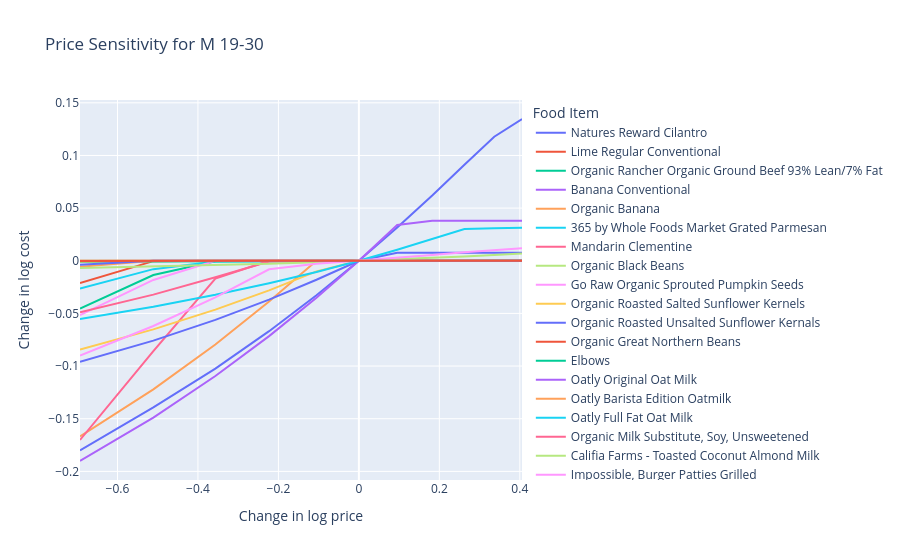

Notebook code for this chart:
### Markdown cell above
#### Case 1: General Price Changes
As prices change, we should expect the minimum cost diet to also change. The code below creates a graph that changes prices away from the `base’ case one food at a time, and plots changes in total diet cost.

**Code would take about a minute to compute. Code is adopted from lecture notebooks.**

### Code cell
scale = [.5,.6,.7,.8,.9,1.,1.1,1.2,1.3,1.4,1.5]

cost0 = solve_subsistence_problem(FoodNutrients,Prices,diet_min[group],diet_max[group],tol=tol).fun

Price_response={}
for s in scale:
    cost = {}
    for i,p in enumerate(Prices):
        my_p = Prices.copy()
        my_p.iloc[i] = p*s
        result = solve_subsistence_problem(FoodNutrients,my_p,diet_min[group],diet_max[group],tol=tol)
        cost[Prices.index[i]] = np.log(result.fun/cost0)
    Price_response[np.log(s)] = cost

Price_response = pd.DataFrame(Price_response).T
# This would not be ideal since we have ~180 Food Items
#Price_response.plot(labels=dict(index='change in log price',value='change in log cost'))

# This would only show the Food Items that featured in the solution
is_changing = (Price_response.abs().max() > 0)
filtered_response = Price_response.loc[:, is_changing]
filtered_response.plot(
    labels=dict(index='Change in log price', value='Change in log cost', variable='Food Item'),
    title=f"Price Sensitivity for {group}"
)

### Figure 1 — Plotly figure (JSON) as saved in the notebook; plotly's stock layout.template omitted (floating-point values rounded to 4 significant figures)
{"data": [{"hovertemplate": "Food Item=Natures Reward Cilantro<br>Change in log price=%{x}<br>Change in log cost=%{y}<extra></extra>", "legendgroup": "Natures Reward Cilantro", "line": {"color": "#636efa", "dash": "solid"}, "marker": {"symbol": "circle"}, "mode": "lines", "name": "Natures Reward Cilantro", "orientation": "v", "showlegend": true, "type": "scatter", "x": [-0.6931, -0.5108, -0.3567, -0.2231, -0.1054, 0.0, 0.09531, 0.1823, 0.2624, 0.3365, 0.4055], "xaxis": "x", "y": [-0.18, -0.1392, -0.1024, -0.06688, -0.03278, 0.0, 0.03167, 0.06198, 0.09114, 0.1178, 0.1346], "yaxis": "y"}, {"hovertemplate": "Food Item=Lime Regular Conventional<br>Change in log price=%{x}<br>Change in log cost=%{y}<extra></extra>", "legendgroup": "Lime Regular Conventional", "line": {"color": "#EF553B", "dash": "solid"}, "marker": {"symbol": "circle"}, "mode": "lines", "name": "Lime Regular Conventional", "orientation": "v", "showlegend": true, "type": "scatter", "x": [-0.6931, -0.5108, -0.3567, -0.2231, -0.1054, 0.0, 0.09531, 0.1823, 0.2624, 0.3365, 0.4055], "xaxis": "x", "y": [-0.02107, -0.0003434, 0.0, 0.0, 0.0, 0.0, 0.0, 0.0, 0.0, 0.0, 0.0], "yaxis": "y"}, {"hovertemplate": "Food Item=Organic Rancher Organic Ground Beef 93% Lean/7% Fat<br>Change in log price=%{x}<br>Change in log cost=%{y}<extra></extra>", "legendgroup": "Organic Rancher Organic Ground Beef 93% Lean/7% Fat", "line": {"color": "#00cc96", "dash": "solid"}, "marker": {"symbol": "circle"}, "mode": "lines", "name": "Organic Rancher Organic Ground Beef 93% Lean/7% Fat", "orientation": "v", "showlegend": true, "type": "scatter", "x": [-0.6931, -0.5108, -0.3567, -0.2231, -0.1054, 0.0, 0.09531, 0.1823, 0.2624, 0.3365, 0.4055], "xaxis": "x", "y": [-0.04545, -0.01351, -0.000416, 0.0, 0.0, 0.0, 0.0, 0.0, 0.0, 0.0, 0.0], "yaxis": "y"}, {"hovertemplate": "Food Item=Banana Conventional<br>Change in log price=%{x}<br>Change in log cost=%{y}<extra></extra>", "legendgroup": "Banana Conventional", "line": {"color": "#ab63fa", "dash": "solid"}, "marker": {"symbol": "circle"}, "mode": "lines", "name": "Banana Conventional", "orientation": "v", "showlegend": true, "type": "scatter", "x": [-0.6931, -0.5108, -0.3567, -0.2231, -0.1054, 0.0, 0.09531, 0.1823, 0.2624, 0.3365, 0.4055], "xaxis": "x", "y": [-0.1901, -0.1489, -0.1094, -0.07153, -0.0351, 0.0, 0.03391, 0.03802, 0.03802, 0.03802, 0.03802], "yaxis": "y"}, {"hovertemplate": "Food Item=Organic Banana<br>Change in log price=%{x}<br>Change in log cost=%{y}<extra></extra>", "legendgroup": "Organic Banana", "line": {"color": "#FFA15A", "dash": "solid"}, "marker": {"symbol": "circle"}, "mode": "lines", "name": "Organic Banana", "orientation": "v", "showlegend": true, "type": "scatter", "x": [-0.6931, -0.5108, -0.3567, -0.2231, -0.1054, 0.0, 0.09531, 0.1823, 0.2624, 0.3365, 0.4055], "xaxis": "x", "y": [-0.1668, -0.1221, -0.0795, -0.03872, 0.0, 0.0, 0.0, 0.0, 0.0, 0.0, 0.0], "yaxis": "y"}, {"hovertemplate": "Food Item=365 by Whole Foods Market Grated Parmesan<br>Change in log price=%{x}<br>Change in log cost=%{y}<extra></extra>", "legendgroup": "365 by Whole Foods Market Grated Parmesan", "line": {"color": "#19d3f3", "dash": "solid"}, "marker": {"symbol": "circle"}, "mode": "lines", "name": "365 by Whole Foods Market Grated Parmesan", "orientation": "v", "showlegend": true, "type": "scatter", "x": [-0.6931, -0.5108, -0.3567, -0.2231, -0.1054, 0.0, 0.09531, 0.1823, 0.2624, 0.3365, 0.4055], "xaxis": "x", "y": [-0.02627, -0.007956, -0.0007856, -0.0005237, -0.0002618, 0.0, 0.0001664, 0.0001664, 0.0001664, 0.0001664, 0.0001664], "yaxis": "y"}, {"hovertemplate": "Food Item=Mandarin Clementine<br>Change in log price=%{x}<br>Change in log cost=%{y}<extra></extra>", "legendgroup": "Mandarin Clementine", "line": {"color": "#FF6692", "dash": "solid"}, "marker": {"symbol": "circle"}, "mode": "lines", "name": "Mandarin Clementine", "orientation": "v", "showlegend": true, "type": "scatter", "x": [-0.6931, -0.5108, -0.3567, -0.2231, -0.1054, 0.0, 0.09531, 0.1823, 0.2624, 0.3365, 0.4055], "xaxis": "x", "y": [-0.1702, -0.08579, -0.01684, 0.0, 0.0, 0.0, 0.0, 0.0, 0.0, 0.0, 0.0], "yaxis": "y"}, {"hovertemplate": "Food Item=Organic Black Beans<br>Change in log price=%{x}<br>Change in log cost=%{y}<extra></extra>", "legendgroup": "Organic Black Beans", "line": {"color": "#B6E880", "dash": "solid"}, "marker": {"symbol": "circle"}, "mode": "lines", "name": "Organic Black Beans", "orientation": "v", "showlegend": true, "type": "scatter", "x": [-0.6931, -0.5108, -0.3567, -0.2231, -0.1054, 0.0, 0.09531, 0.1823, 0.2624, 0.3365, 0.4055], "xaxis": "x", "y": [-4.782e-05, 0.0, 0.0, 0.0, 0.0, 0.0, 0.0, 0.0, 0.0, 0.0, 0.0], "yaxis": "y"}, {"hovertemplate": "Food Item=Go Raw Organic Sprouted Pumpkin Seeds<br>Change in log price=%{x}<br>Change in log cost=%{y}<extra></extra>", "legendgroup": "Go Raw Organic Sprouted Pumpkin Seeds", "line": {"color": "#FF97FF", "dash": "solid"}, "marker": {"symbol": "circle"}, "mode": "lines", "name": "Go Raw Organic Sprouted Pumpkin Seeds", "orientation": "v", "showlegend": true, "type": "scatter", "x": [-0.6931, -0.5108, -0.3567, -0.2231, -0.1054, 0.0, 0.09531, 0.1823, 0.2624, 0.3365, 0.4055], "xaxis": "x", "y": [-0.05155, -0.01821, -5.11e-05, 0.0, 0.0, 0.0, 0.0, 0.0, 0.0, 0.0, 0.0], "yaxis": "y"}, {"hovertemplate": "Food Item=Organic Roasted Salted Sunflower Kernels<br>Change in log price=%{x}<br>Change in log cost=%{y}<extra></extra>", "legendgroup": "Organic Roasted Salted Sunflower Kernels", "line": {"color": "#FECB52", "dash": "solid"}, "marker": {"symbol": "circle"}, "mode": "lines", "name": "Organic Roasted Salted Sunflower Kernels", "orientation": "v", "showlegend": true, "type": "scatter", "x": [-0.6931, -0.5108, -0.3567, -0.2231, -0.1054, 0.0, 0.09531, 0.1823, 0.2624, 0.3365, 0.4055], "xaxis": "x", "y": [-0.08422, -0.06512, -0.04637, -0.02808, -0.01013, 0.0, 0.00026, 0.00026, 0.00026, 0.00026, 0.00026], "yaxis": "y"}, {"hovertemplate": "Food Item=Organic Roasted Unsalted Sunflower Kernals<br>Change in log price=%{x}<br>Change in log cost=%{y}<extra></extra>", "legendgroup": "Organic Roasted Unsalted Sunflower Kernals", "line": {"color": "#636efa", "dash": "solid"}, "marker": {"symbol": "circle"}, "mode": "lines", "name": "Organic Roasted Unsalted Sunflower Kernals", "orientation": "v", "showlegend": true, "type": "scatter", "x": [-0.6931, -0.5108, -0.3567, -0.2231, -0.1054, 0.0, 0.09531, 0.1823, 0.2624, 0.3365, 0.4055], "xaxis": "x", "y": [-0.09588, -0.07583, -0.05617, -0.03688, -0.018, 0.0, 0.007496, 0.007496, 0.007496, 0.007496, 0.007496], "yaxis": "y"}, {"hovertemplate": "Food Item=Organic Great Northern Beans<br>Change in log price=%{x}<br>Change in log cost=%{y}<extra></extra>", "legendgroup": "Organic Great Northern Beans", "line": {"color": "#EF553B", "dash": "solid"}, "marker": {"symbol": "circle"}, "mode": "lines", "name": "Organic Great Northern Beans", "orientation": "v", "showlegend": true, "type": "scatter", "x": [-0.6931, -0.5108, -0.3567, -0.2231, -0.1054, 0.0, 0.09531, 0.1823, 0.2624, 0.3365, 0.4055], "xaxis": "x", "y": [-7.421e-05, 0.0, 0.0, 0.0, 0.0, 0.0, 0.0, 0.0, 0.0, 0.0, 0.0], "yaxis": "y"}, {"hovertemplate": "Food Item=Elbows<br>Change in log price=%{x}<br>Change in log cost=%{y}<extra></extra>", "legendgroup": "Elbows", "line": {"color": "#00cc96", "dash": "solid"}, "marker": {"symbol": "circle"}, "mode": "lines", "name": "Elbows", "orientation": "v", "showlegend": true, "type": "scatter", "x": [-0.6931, -0.5108, -0.3567, -0.2231, -0.1054, 0.0, 0.09531, 0.1823, 0.2624, 0.3365, 0.4055], "xaxis": "x", "y": [-0.0008875, -0.0006579, -0.0004283, -0.0002834, -0.0001417, 0.0, 0.0001417, 0.0002834, 0.000425, 0.0005291, 0.0006027], "yaxis": "y"}, {"hovertemplate": "Food Item=Oatly Original Oat Milk<br>Change in log price=%{x}<br>Change in log cost=%{y}<extra></extra>", "legendgroup": "Oatly Original Oat Milk", "line": {"color": "#ab63fa", "dash": "solid"}, "marker": {"symbol": "circle"}, "mode": "lines", "name": "Oatly Original Oat Milk", "orientation": "v", "showlegend": true, "type": "scatter", "x": [-0.6931, -0.5108, -0.3567, -0.2231, -0.1054, 0.0, 0.09531, 0.1823, 0.2624, 0.3365, 0.4055], "xaxis": "x", "y": [-0.0003052, -0.0001238, 0.0, 0.0, 0.0, 0.0, 0.0, 0.0, 0.0, 0.0, 0.0], "yaxis": "y"}, {"hovertemplate": "Food Item=Oatly Barista Edition Oatmilk<br>Change in log price=%{x}<br>Change in log cost=%{y}<extra></extra>", "legendgroup": "Oatly Barista Edition Oatmilk", "line": {"color": "#FFA15A", "dash": "solid"}, "marker": {"symbol": "circle"}, "mode": "lines", "name": "Oatly Barista Edition Oatmilk", "orientation": "v", "showlegend": true, "type": "scatter", "x": [-0.6931, -0.5108, -0.3567, -0.2231, -0.1054, 0.0, 0.09531, 0.1823, 0.2624, 0.3365, 0.4055], "xaxis": "x", "y": [-0.005611, 0.0, 0.0, 0.0, 0.0, 0.0, 0.0, 0.0, 0.0, 0.0, 0.0], "yaxis": "y"}, {"hovertemplate": "Food Item=Oatly Full Fat Oat Milk<br>Change in log price=%{x}<br>Change in log cost=%{y}<extra></extra>", "legendgroup": "Oatly Full Fat Oat Milk", "line": {"color": "#19d3f3", "dash": "solid"}, "marker": {"symbol": "circle"}, "mode": "lines", "name": "Oatly Full Fat Oat Milk", "orientation": "v", "showlegend": true, "type": "scatter", "x": [-0.6931, -0.5108, -0.3567, -0.2231, -0.1054, 0.0, 0.09531, 0.1823, 0.2624, 0.3365, 0.4055], "xaxis": "x", "y": [-0.05542, -0.0437, -0.03235, -0.02131, -0.0106, 0.0, 0.01046, 0.02065, 0.03022, 0.03092, 0.03131], "yaxis": "y"}, {"hovertemplate": "Food Item=Organic Milk Substitute, Soy, Unsweetened<br>Change in log price=%{x}<br>Change in log cost=%{y}<extra></extra>", "legendgroup": "Organic Milk Substitute, Soy, Unsweetened", "line": {"color": "#FF6692", "dash": "solid"}, "marker": {"symbol": "circle"}, "mode": "lines", "name": "Organic Milk Substitute, Soy, Unsweetened", "orientation": "v", "showlegend": true, "type": "scatter", "x": [-0.6931, -0.5108, -0.3567, -0.2231, -0.1054, 0.0, 0.09531, 0.1823, 0.2624, 0.3365, 0.4055], "xaxis": "x", "y": [-0.04894, -0.03217, -0.01569, -0.0007851, -0.0003092, 0.0, 0.0, 0.0, 0.0, 0.0, 0.0], "yaxis": "y"}, {"hovertemplate": "Food Item=Califia Farms - Toasted Coconut Almond Milk<br>Change in log price=%{x}<br>Change in log cost=%{y}<extra></extra>", "legendgroup": "Califia Farms - Toasted Coconut Almond Milk", "line": {"color": "#B6E880", "dash": "solid"}, "marker": {"symbol": "circle"}, "mode": "lines", "name": "Califia Farms - Toasted Coconut Almond Milk", "orientation": "v", "showlegend": true, "type": "scatter", "x": [-0.6931, -0.5108, -0.3567, -0.2231, -0.1054, 0.0, 0.09531, 0.1823, 0.2624, 0.3365, 0.4055], "xaxis": "x", "y": [-0.006941, -0.005549, -0.004159, -0.002771, -0.001384, 0.0, 0.001382, 0.002763, 0.004141, 0.005518, 0.006893], "yaxis": "y"}, {"hovertemplate": "Food Item=Impossible, Burger Patties Grilled<br>Change in log price=%{x}<br>Change in log cost=%{y}<extra></extra>", "legendgroup": "Impossible, Burger Patties Grilled", "line": {"color": "#FF97FF", "dash": "solid"}, "marker": {"symbol": "circle"}, "mode": "lines", "name": "Impossible, Burger Patties Grilled", "orientation": "v", "showlegend": true, "type": "scatter", "x": [-0.6931, -0.5108, -0.3567, -0.2231, -0.1054, 0.0, 0.09531, 0.1823, 0.2624, 0.3365, 0.4055], "xaxis": "x", "y": [-0.09002, -0.06197, -0.03468, -0.008119, -0.002925, 0.0, 0.002771, 0.005534, 0.008167, 0.01005, 0.01187], "yaxis": "y"}, {"hovertemplate": "Food Item=Beyond Meat Plant-Based Patties<br>Change in log price=%{x}<br>Change in log cost=%{y}<extra></extra>", "legendgroup": "Beyond Meat Plant-Based Patties", "line": {"color": "#FECB52", "dash": "solid"}, "marker": {"symbol": "circle"}, "mode": "lines", "name": "Beyond Meat Plant-Based Patties", "orientation": "v", "showlegend": true, "type": "scatter", "x": [-0.6931, -0.5108, -0.3567, -0.2231, -0.1054, 0.0, 0.09531, 0.1823, 0.2624, 0.3365, 0.4055], "xaxis": "x", "y": [-0.0006906, 0.0, 0.0, 0.0, 0.0, 0.0, 0.0, 0.0, 0.0, 0.0, 0.0], "yaxis": "y"}, {"hovertemplate": "Food Item=Frozen Chicken Nuggets Plant Based<br>Change in log price=%{x}<br>Change in log cost=%{y}<extra></extra>", "legendgroup": "Frozen Chicken Nuggets Plant Based", "line": {"color": "#636efa", "dash": "solid"}, "marker": {"symbol": "circle"}, "mode": "lines", "name": "Frozen Chicken Nuggets Plant Based", "orientation": "v", "showlegend": true, "type": "scatter", "x": [-0.6931, -0.5108, -0.3567, -0.2231, -0.1054, 0.0, 0.09531, 0.1823, 0.2624, 0.3365, 0.4055], "xaxis": "x", "y": [-0.003667, 0.0, 0.0, 0.0, 0.0, 0.0, 0.0, 0.0, 0.0, 0.0, 0.0], "yaxis": "y"}, {"hovertemplate": "Food Item=Beyond Meat Stack Burger Plant-Based Patties<br>Change in log price=%{x}<br>Change in log cost=%{y}<extra></extra>", "legendgroup": "Beyond Meat Stack Burger Plant-Based Patties", "line": {"color": "#EF553B", "dash": "solid"}, "marker": {"symbol": "circle"}, "mode": "lines", "name": "Beyond Meat Stack Burger Plant-Based Patties", "orientation": "v", "showlegend": true, "type": "scatter", "x": [-0.6931, -0.5108, -0.3567, -0.2231, -0.1054, 0.0, 0.09531, 0.1823, 0.2624, 0.3365, 0.4055], "xaxis": "x", "y": [-0.0003184, 0.0, 0.0, 0.0, 0.0, 0.0, 0.0, 0.0, 0.0, 0.0, 0.0], "yaxis": "y"}], "layout": {"legend": {"title": {"text": "Food Item"}, "tracegroupgap": 0}, "title": {"text": "Price Sensitivity for M 19-30"}, "xaxis": {"anchor": "y", "domain": [0, 1], "title": {"text": "Change in log price"}}, "yaxis": {"anchor": "x", "domain": [0, 1], "title": {"text": "Change in log cost"}}}}
